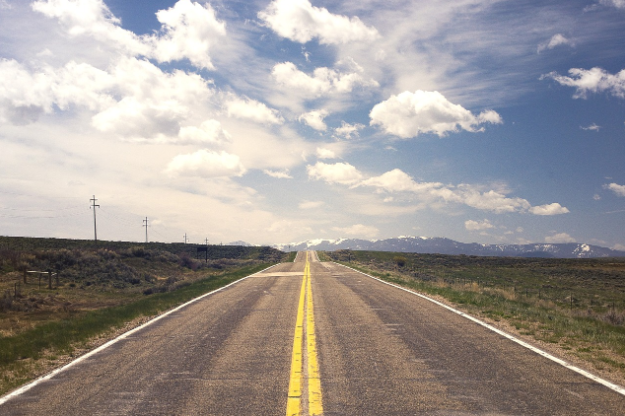
#> input picture data/test5.png, 625 x 416 px
$ python trail.py
#> lines starting #> are read from the running program, lines starting #| are printed output that depends on the picture; after the words box and inside, x2 and y2 are one past the last pixel; in counts of white or black regions, pixels touching at a corner belong together
import cv2
import numpy as np
import os
from skimage.morphology import skeletonize

IMG_PATH = os.path.join("data", "test5.png")
img = cv2.imread(IMG_PATH)
#> img is the input picture: shape (416, 625, 3); mean B, G, R 150.3, 153.4, 159.5
img_gray = cv2.cvtColor(img, cv2.COLOR_BGR2GRAY)
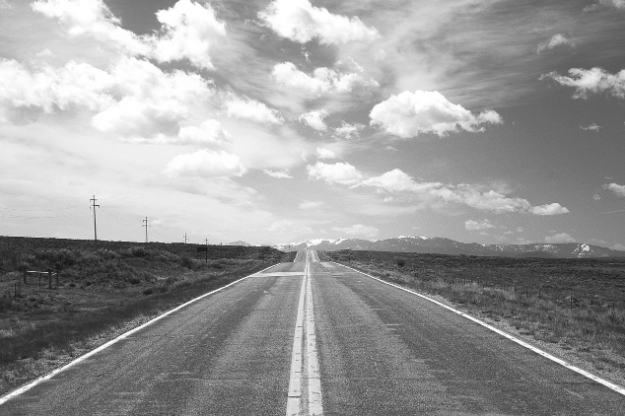
#> img_gray: shape (416, 625); min 24, max 255, mean 154.8

# Define the cropping boundaries
crop_top_left = (0, 250)  # Top-left point (x, y)
crop_bottom_right = (img_gray.shape[1], img_gray.shape[0])  # Bottom-right point (x, y)
#> crop_bottom_right = (625, 416)

# Crop out the region of interest (ROI)
cropped_img = img_gray[crop_top_left[1]:crop_bottom_right[1], crop_top_left[0]:crop_bottom_right[0]]
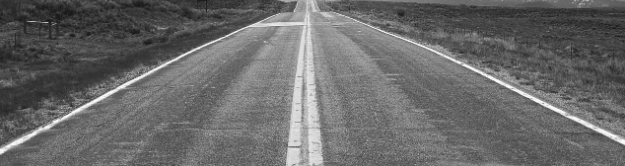
#> cropped_img: shape (166, 625); min 24, max 251, mean 105.2

# Apply Canny edge detection
edges = cv2.Canny(cropped_img, threshold1=190, threshold2=390)
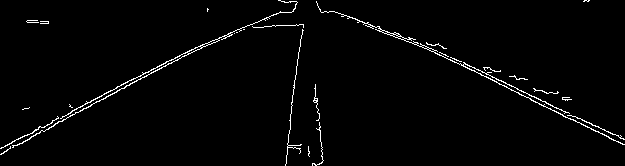
#> edges: shape (166, 625); 2% white in thin lines or dots

# Use morphological transformation (Dilation) to improve edge detection
kernel = np.ones((3,3), np.uint8)  # Define the structure for morphological operation
edges_dilated = cv2.dilate(edges, kernel, iterations=1)  # Dilate to reinforce the lines
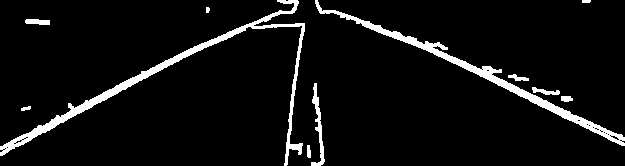
#> edges_dilated: shape (166, 625); 6.1% white; 11 white regions, largest, box (x1, y1, x2, y2) and area: (0, 0, 305, 166) 2989, (315, 0, 625, 146) 2428, (311, 83, 325, 166) 369

# Skeletonize the image
edges_dilated = edges_dilated / 255  # Normalize to 0,1
skeleton = skeletonize(edges_dilated)
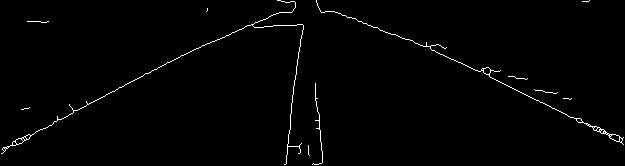
#> skeleton: shape (166, 625) bool; 1.2% white in thin lines or dots
skeleton = skeleton.astype(np.uint8)  # Convert back to 0,255 scale

# Draw points on the cropped image
skeleton_with_points = cv2.cvtColor(cropped_img, cv2.COLOR_GRAY2BGR)
tl = (222, 222)
bl = (444, 222)
tr = (222, 333)
br = (444, 333)
cv2.circle(skeleton_with_points, tl, 5, (255, 255, 255), -1)
cv2.circle(skeleton_with_points, bl, 5, (255, 255, 255), -1)
cv2.circle(skeleton_with_points, tr, 5, (255, 255, 255), -1)
cv2.circle(skeleton_with_points, br, 5, (255, 255, 255), -1)

# Display the original image, the cropped image, the edges, dilated edges, the skeleton, and the skeleton with points
cv2.imshow("Original Image", img)
cv2.imshow("Cropped Image", cropped_img)
cv2.imshow("Edges", edges)
cv2.imshow("Dilated Edges", edges_dilated * 255)
cv2.imshow("Skeleton", skeleton * 255)
cv2.imshow("Skeleton with Points", skeleton_with_points)
cv2.waitKey(0)
cv2.destroyAllWindows()

$ run again, with data/test1.png copied over data/test5.png
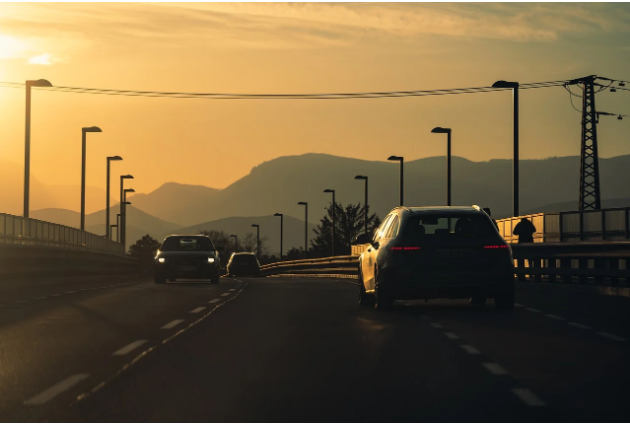
#> input picture data/test1.png, 630 x 425 px
#> img is the input picture: shape (425, 630, 3); mean B, G, R 63.4, 95.5, 114.4
#> `edges = cv2.Canny(cropped_img, threshold1=190, threshold2=390)`:
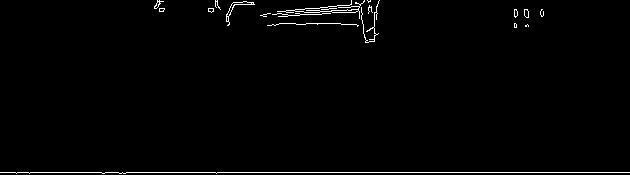
#> edges: shape (175, 630); 1.3% white in thin lines or dots
#> `skeleton = skeletonize(edges_dilated)`:
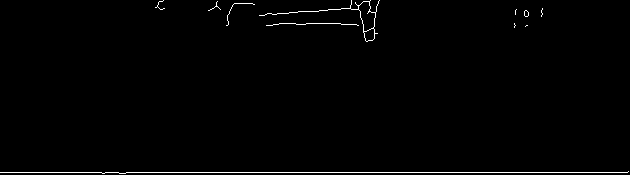
#> skeleton: shape (175, 630) bool; 0.98% white in thin lines or dots

$ run again, with data/test2.png copied over data/test5.png
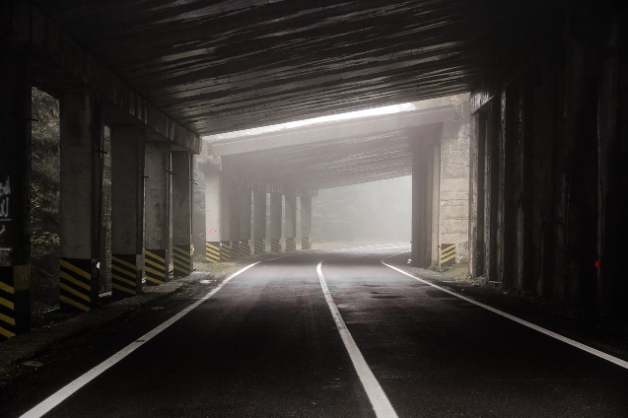
#> input picture data/test2.png, 628 x 418 px
#> img is the input picture: shape (418, 628, 3); mean B, G, R 49.2, 52, 55.9
#> `edges = cv2.Canny(cropped_img, threshold1=190, threshold2=390)`:
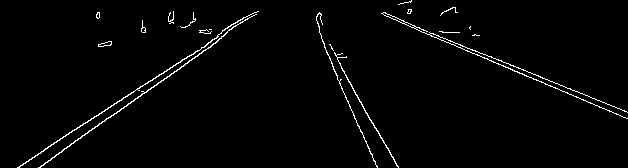
#> edges: shape (168, 628); 1.9% white in thin lines or dots
#> `skeleton = skeletonize(edges_dilated)`:
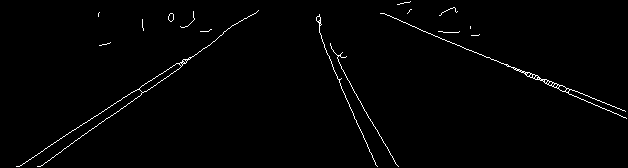
#> skeleton: shape (168, 628) bool; 1.2% white in thin lines or dots

$ run again, with data/test3.png copied over data/test5.png
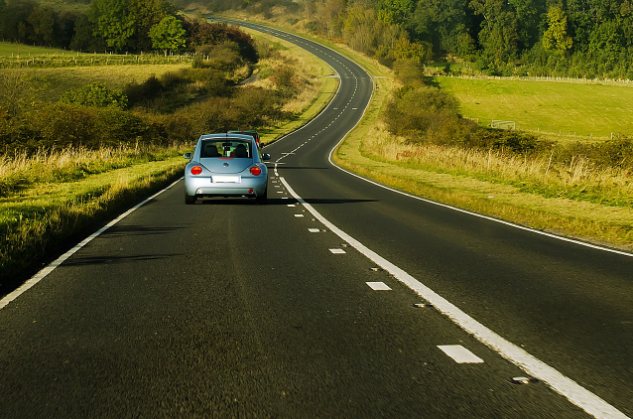
#> input picture data/test3.png, 633 x 419 px
#> img is the input picture: shape (419, 633, 3); mean B, G, R 32.4, 79.8, 83.1
#> `edges = cv2.Canny(cropped_img, threshold1=190, threshold2=390)`:
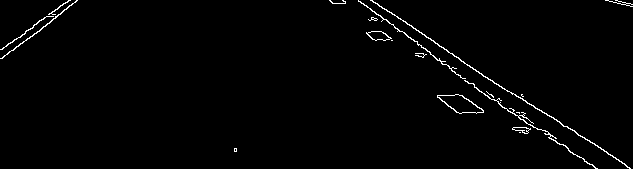
#> edges: shape (169, 633); 1.4% white in thin lines or dots
#> `skeleton = skeletonize(edges_dilated)`:
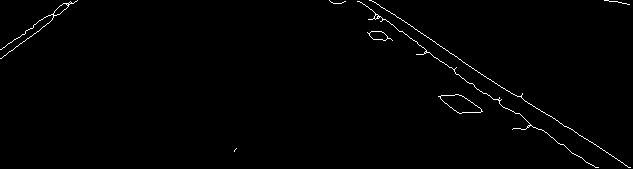
#> skeleton: shape (169, 633) bool; 0.87% white in thin lines or dots
